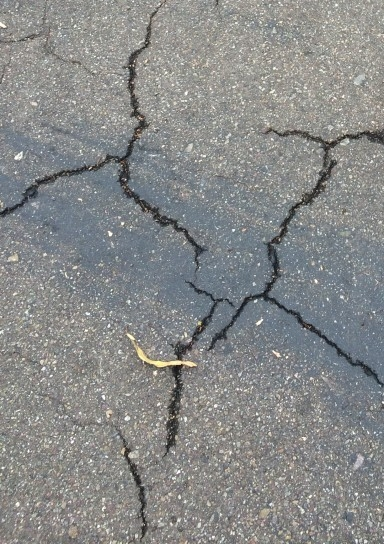
#> input picture crack_image.jpg, 384 x 544 px
$ python cluster.py
#> lines starting #> are read from the running program, lines starting #| are printed output that depends on the picture; after the words box and inside, x2 and y2 are one past the last pixel; in counts of white or black regions, pixels touching at a corner belong together
import cv2
import numpy as np
import matplotlib.pyplot as plt
from sklearn.cluster import KMeans

# Step 1: Load the image
image = cv2.imread("crack_image.jpg")  # Replace with your image path
#> image is the input picture: shape (544, 384, 3); mean B, G, R 136.7, 137.3, 135.8
image_rgb = cv2.cvtColor(image, cv2.COLOR_BGR2RGB)  # Convert to RGB for visualization

# Step 2: Preprocess the image (convert to grayscale for simplicity)
gray_image = cv2.cvtColor(image, cv2.COLOR_BGR2GRAY)

kernel_size = 5  # The kernel size must be an odd number
gray_image = cv2.medianBlur(gray_image, kernel_size)
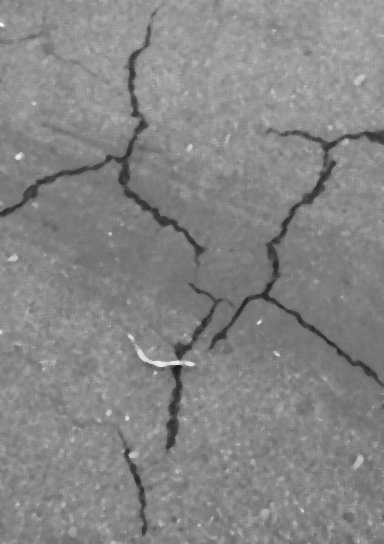
#> gray_image: shape (544, 384); min 30, max 246, mean 133.7

clahe = cv2.createCLAHE(clipLimit=100.0, tileGridSize=(8, 8))  # Adjust clipLimit for more/less contrast
enhanced_image = clahe.apply(gray_image)
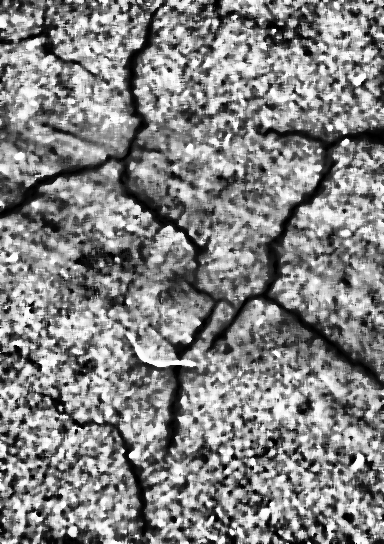
#> enhanced_image: shape (544, 384); min 0, max 255, mean 131.9
# Step 3: Flatten the image (reshape into a 2D array of pixels)
pixels = enhanced_image.reshape((-1, 1))  # Reshape to a 2D array (each pixel is one sample)

# Step 4: Perform K-Means clustering
kmeans = KMeans(n_clusters=2, random_state=42)  # 2 clusters: background and crack
kmeans.fit(pixels)

# Step 5: Assign cluster labels to each pixel
segmented_image = kmeans.labels_.reshape(gray_image.shape)  # Reshape to the original image size

# Step 6: Visualize the clustered image
plt.figure(figsize=(10, 5))

# Show the original image
plt.subplot(1, 2, 1)
plt.imshow(image_rgb)
plt.title("Original Image")
plt.axis("off")

# Show the segmented (clustered) image
plt.subplot(1, 2, 2)
plt.imshow(segmented_image, cmap='gray')
plt.title("Clustered Image (Crack Segmentation)")
plt.axis("off")

plt.show()
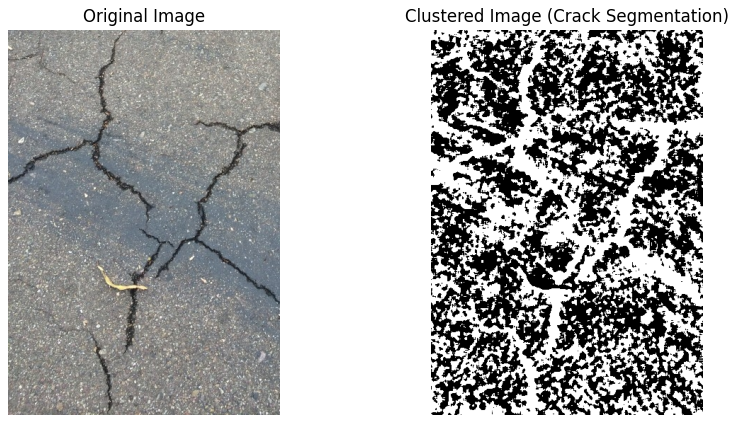
#> figure drawn by matplotlib, 2 panels

# Optionally: Save the segmented result
cv2.imwrite("segmented_crack.jpg", segmented_image * 255)  # Save the segmented image
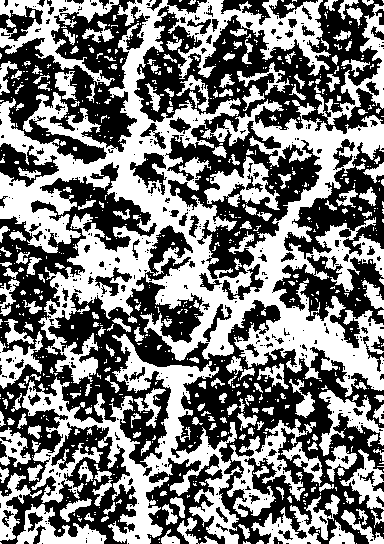
#> saved as segmented_crack.jpg: shape (544, 384); 48.1% white; 820 white regions (606 under 20 px), largest, box (x1, y1, x2, y2) and area: (0, 0, 384, 397) 51531, (22, 334, 242, 544) 12631, (0, 0, 119, 86) 3107
